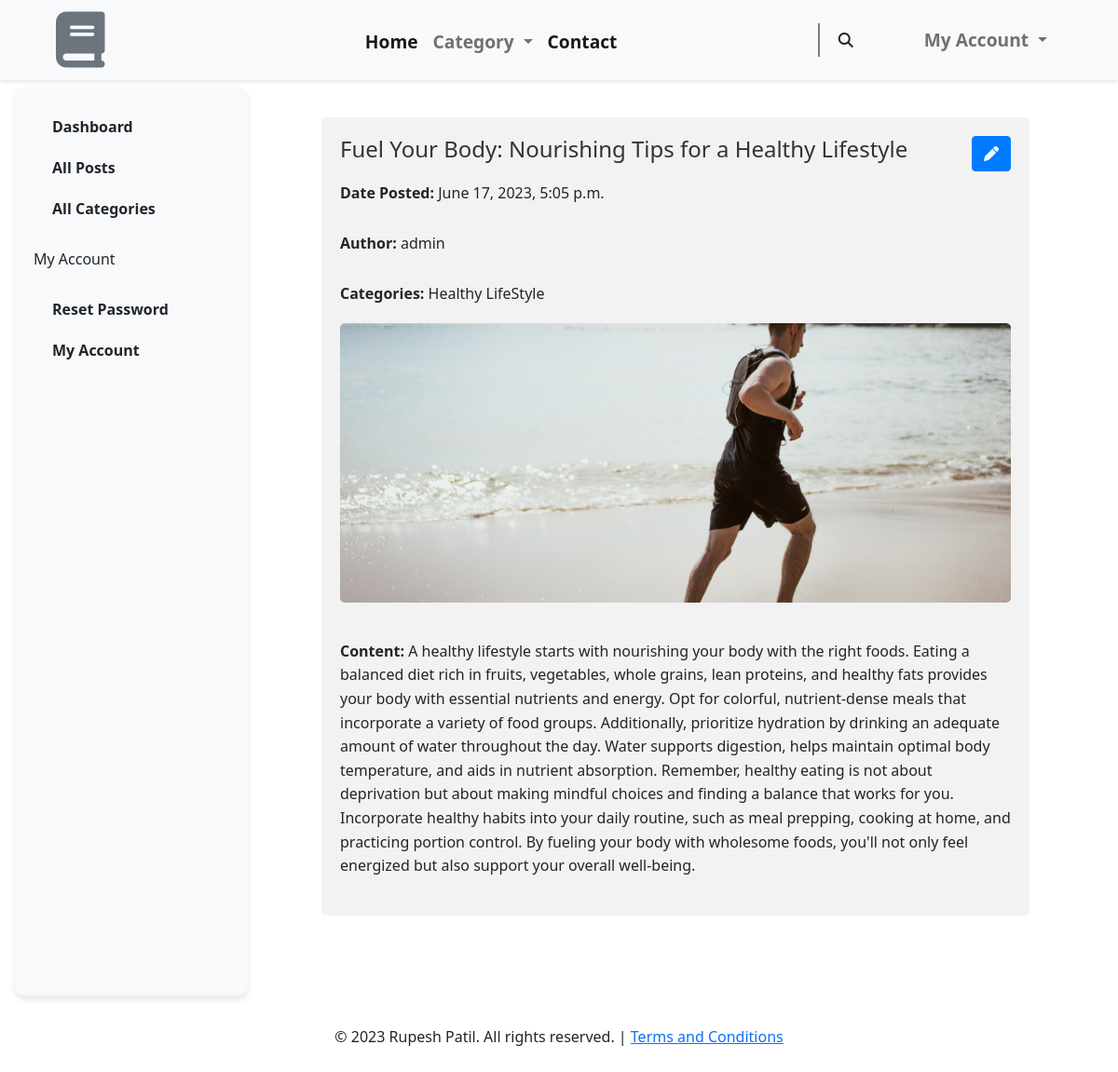
/post/fuel-your-body-nourishing-tips-for-a-healthy-lifestyle/ (signed in), run on the app's committed database.
### BlogApp/models.py (models this page shows, shortened)
class Post(models.Model):
  title = models.CharField(max_length=200)
  content = models.TextField()
  date_posted = models.DateTimeField(default=timezone.now)
  author =  models.ForeignKey(User, on_delete=models.SET_NULL, null=True)
  categories = models.ManyToManyField(Category)
  featured_image = models.ImageField(upload_to='post_images', null=True, blank=True)
  slug = models.SlugField(unique=True)
  view_count = models.PositiveIntegerField(default=0)

class Category(models.Model):
  name = models.CharField(max_length=100)
  slug = models.SlugField(unique=True)

### BlogApp/views.py (the view)
# urls.py: path('post/<slug:slug>/', PostDetailView.as_view(), name='post-detail'),
@method_decorator(login_required, name='dispatch')
class PostDetailView(DetailView):
    model = Post
    template_name = 'registration/profile.html'
    slug_field = 'slug'
    slug_url_kwarg = 'slug'
    context_object_name = 'post'

### BlogApp/templatetags/category_tags.py (called while the page is built)
@register.simple_tag
def get_all_categories():
  return Category.objects.all()

### templates/registration/profile.html (shortened to what this page needs)
{% extends 'index.html' %}
{% block content %}
<div class="sidebar my-2 mx-lg-3 mx-0">
  <ul class="nav flex-column">
    <li class="nav-item">
      <a class="nav-link" href="/accounts/profile/">Dashboard</a>
    </li>
    <li class="nav-item">
      <a class="nav-link" href="/posts/">All Posts</a>
    </li>
    <li class="nav-item">
      <a class="nav-link" href="/categories/">All Categories</a>
    </li>
    <li class="nav-item">
      <a class="nav-link" href="#"></a>
    </li>
    <li class="nav-item header">
      <span class="py-5">My Account </span>
    </li>
    <li class="nav-item">
      <a class="nav-link" href="#"></a>
    </li>
    <li class="nav-item">
      <a class="nav-link" href="{% url 'password_change' %}">Reset Password </a>
    </li>
    <li class="nav-item">
      <a class="nav-link" href="{% url 'myaccount' %}">My Account </a>
    </li>
  </ul>
</div>
<div class="content">
  {% if post  %}
  {% include 'posts/post_detail.html' %}
  {% endif %}
{% endblock content %}

### templates/posts/post_detail.html (shortened to what this page needs)
{% block content %}
    <div class="container">
        <div class="post-details">
            <div class="d-flex justify-content-between">
            <h2 class="mr-3">{{ post.title }}</h2>
            <div>
            <a href="{% url 'post-update' post.slug %}" class="btn btn-primary"><i class="fas fa-pen"></i></a>
            </div>
            </div>
            <p><strong>Date Posted:</strong> {{ post.date_posted }}</p>
            <p><strong>Author:</strong> {{ post.author }}</p>
            <p><strong>Categories:</strong>
                {% for category in post.categories.all %}
                    {{ category.name }}{% if not forloop.last %}, {% endif %}
                {% empty %}
                    No categories
                {% endfor %}
            </p>
            {% if post.featured_image %}
                <img src="{{ post.featured_image.url }}" alt="Featured Image" class="featured-image">
            {% else %}
                <p>No image available</p>
            {% endif %}
            <div class="post-content">
                <p><strong>Content:</strong>  {{ post.content }}
            </div>
        </div>
    </div>
{% endblock %}

### static/style.css (style rules this page uses)
body { margin: 0 auto; box-sizing: border-box; }
.btn-primary { font-size: 16px; }
.btn-primary { background-color: #007bff; border-color: #007bff; }

### templates/registration/profile.html (style rules this page uses)
.sidebar { width: 250px; background-color: #f8f9fa; padding: 20px; position: fixed; height: 80%; overflow-y: auto; }
.sidebar .nav-link { color: #212529; font-weight: bold; padding: 10px 20px; display: block; text-decoration: none; transition: background-color 0.3s ease; }
.content { margin-left: 250px; padding: 20px; }
.sidebar { box-shadow: 0 4px 6px rgba(0, 0, 0, 0.1); border-radius: 10px; }
.sidebar .nav-link { border-radius: 5px; }
.content { background-color: #fff; border-radius: 10px; }

### templates/posts/post_detail.html (style rules this page uses)
.container { max-width: 800px; margin: 0 auto; padding: 20px; }
.post-details { background-color: #f2f2f2; padding: 20px; border-radius: 5px; }
.post-details h2 { color: #333; font-size: 24px; margin-bottom: 10px; }
.post-details p { margin-bottom: 10px; }
.post-details strong { font-weight: bold; }
.featured-image { width: 100%; max-height: 300px; object-fit: cover; border-radius: 5px; margin-bottom: 10px; }
.post-content { margin-top: 20px; line-height: 1.6; }
p { padding:10px 0px !important; }

### data on the page
Post: title "Fuel Your Body: Nourishing Tips for a Healthy Lifestyle", date_posted "June 17, 2023, 5:05 p.m.", author "admin", featured_image (picture), content "A healthy lifestyle starts with nourishing your body with the right foods. Eating a balanced diet rich in fruits, vegetables, whole grains, lean proteins, and healthy fats provides your body with essential nutrients and energy. Opt for colorful, nutrient-dense meals that incorporate a variety of food groups. Additionally, prioritize hydration by drinking an adequate amount of water throughout the day. Water supports digestion, helps maintain optimal body temperature, and aids in nutrient absorption. Remember, healthy eating is not about deprivation but about making mindful choices and finding a balance that works for you. Incorporate healthy habits into your daily routine, such as meal…"
Category: name "Healthy LifeStyle"
